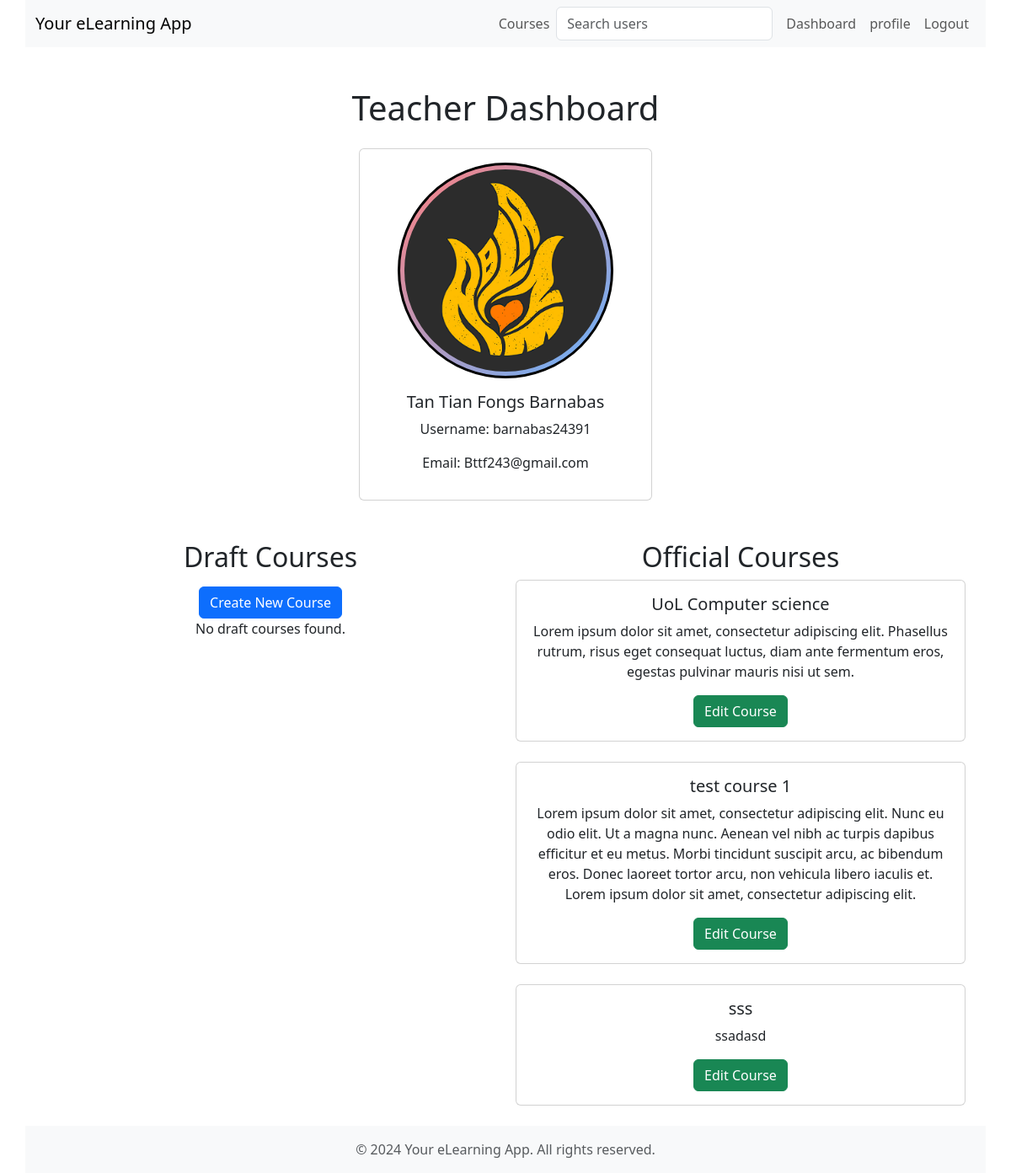
The page /dashboard/ (signed in) on the database its author committed.
### eLearning/models.py (models this page shows, shortened)
class User(AbstractUser):
    STUDENT = 'student'
    TEACHER = 'teacher'
    USER_TYPE_CHOICES = [
        (STUDENT, _('Student')),
        (TEACHER, _('Teacher')),
    ]
    user_type = models.CharField(
        _('User type'),
        max_length=20,
        choices=USER_TYPE_CHOICES,
        default=STUDENT,
    )
    photo = models.ImageField(upload_to=profile_picture_upload_path, null=True, blank=True, default='/photos/default_profile_picture.png')
    date_of_birth = models.DateField(_('Date of Birth'), null=True, blank=True)
    first_name = models.CharField(_('First name'), max_length=30)
    last_name = models.CharField(_('Last name'), max_length=150)
    email = models.EmailField(_('Email address'), max_length=254)
    USERNAME_FIELD = 'username'
    REQUIRED_FIELDS = ['email', 'first_name', 'last_name', 'date_of_birth', 'user_type']
    def get_full_name(self):
        return f"{self.first_name} {self.last_name}"
    class Meta:
        verbose_name = _('User')
        verbose_name_plural = _('Users')
        permissions = [
        ]
        unique_together = (('username', 'email'),)

class Course(models.Model):
    DRAFT = 'draft'
    OFFICIAL = 'official'
    STATUS_CHOICES = [
        (DRAFT, _('Draft')),
        (OFFICIAL, _('Official')),
    ]
    name = models.CharField(max_length=100)
    summary = models.TextField()
    description = RichTextField()  # CKEditor
    teacher = models.ForeignKey(User, on_delete=models.CASCADE, related_name='courses_taught')
    duration_weeks = models.PositiveIntegerField(
        _('Duration (weeks)'),
        default=20,
        validators=[MinValueValidator(1)]
    )
    status = models.CharField(_('Status'), max_length=20, choices=STATUS_CHOICES, default=DRAFT)
    created_at = models.DateTimeField(auto_now_add=True)
    last_modified = models.DateTimeField(null=True)
    start_date = models.DateTimeField(null=True)
    class Meta:
        verbose_name = _('Course')
        verbose_name_plural = _('Courses')
        unique_together = ('name', 'teacher')

### eLearning/views.py (the view)
# urls.py: path('dashboard/', views.DashboardView.as_view(), name='dashboard'),
class DashboardView(View):
    @method_decorator(custom_login_required)
    def dispatch(self, request, *args, **kwargs):
        return super().dispatch(request, *args, **kwargs)
    @csrf_exempt
    def get(self, request, *args, **kwargs):
        user = request.user
        if user.user_type == User.STUDENT:
            enrollments = Enrollment.objects.filter(student=user)
            registered_courses = [enrollment.course for enrollment in enrollments]
            status_updates = StatusUpdate.objects.filter(user=user).order_by('-created_at')[:5]
            context = {
                'user': user,
                'registered_courses': registered_courses,
                'status_updates': status_updates,
            }
            return render(request, 'user/student_dashboard.html', context)
        elif user.user_type == User.TEACHER:
            teacher = request.user
            draft_courses = teacher.courses_taught.filter(status='draft')
            official_courses = teacher.courses_taught.filter(status='official')
            context = {
                'user': teacher,
                'draft_courses': draft_courses,
                'official_courses': official_courses,
                'createCourseForm': CreateCourseForm,  # Assuming CourseForm is your form for creating a new course
            }
            return render(request, 'user/teacher_dashboard.html', context)

### eLearning/templates/user/teacher_dashboard.html (shortened to what this page needs)
{% extends '../base/base.html' %}
{% load static %}
{% block content %}
<div class="container mt-5 text-center">
    <h1 class="mb-4">Teacher Dashboard</h1>
    <div class="row mb-5 d-flex align-items-center justify-content-center">
        {% include 'partials/profile_section.html' %}
    </div>
    <div class="row">
        {% if not current_user %}
        <div class="col-md-6">
            <h2>Draft Courses</h2>
            <button type="button" class="btn btn-primary mt-2" data-bs-toggle="modal" data-bs-target="#createCourseModal">Create New Course</button>
            <div class="row">
                {% for course in draft_courses %}
                <div class="col-md-12 mb-4">
                    <div class="card">
                        <div class="card-body">
                            <h5 class="card-title">{{ course.name }}</h5>
                            <p class="card-text">{{ course.summary }}</p>
                            <a href="{% url 'draft' course.id %}" class="btn btn-success">Edit Course</a>
                        </div>
                    </div>
                </div>
                {% empty %}
                <div class="col">
                    <p>No draft courses found.</p>
                </div>
                {% endfor %}
            </div>
        </div>
        {% endif %}
        {% if not current_user%}
        <section class="col-md-6">
        {% else %}
        <div class="col-md-12">
        {% endif %}
            <h2>Official Courses</h2>
            <div class="row">
                {% for course in official_courses %}
                <div class="col-md-12 mb-4">
                    <div class="card">
                        <div class="card-body">
                            <h5 class="card-title">{{ course.name }}</h5>
                            <p class="card-text">{{ course.summary }}</p>
                            <a href="{% url 'draft' course.id %}" class="btn btn-success">Edit Course</a>
                        </div>
                    </div>
                </div>
                {% empty %}
                <div class="col">
                    <p>No official courses found.</p>
                </div>
                {% endfor %}
            </div>
        </div>
    </div>
{% endblock %}

### eLearning/templates/partials/profile_section.html
{% load static %}
<div class="col-md-4">
    <div class="card d-flex align-items-center justify-content-center p-3">
        <div class="profile-picture">
            {% if user.photo %}
            <img src="{{ user.photo.url }}" alt="{{ user.username }}'s Profile Picture" class="profile-img">
            {% else %}
            <img src="{% static 'img/default_profile_picture.png' %}" alt="Default Profile Picture" class="profile-img">
            {% endif %}
        </div>
        <div class="card-body">
            <h5 class="card-title">{{ user.get_full_name }}</h5>
            <p class="card-text">Username: {{ user.username }}</p>
            <p class="card-text">Email: {{ user.email }}</p>
       </div>
    </div>
</div>

### eLearning/static/css/styles.css (style rules this page uses)
.profile-picture { width: 256px; height: 256px; border-radius: 50%; overflow: hidden; border: 3px solid black; background-image: linear-gradient(to bottom right, #ff8080, #66b3ff); }
.profile-img { width: 100%; height: 100%; object-fit: cover; border-radius: 50%; border: 5px solid transparent; }

### rows shown on the page
User: photo (picture), get_full_name "Tan Tian Fongs Barnabas", username "barnabas24391", email "Bttf243@gmail.com"
Course: name "UoL Computer science", summary "Lorem ipsum dolor sit amet, consectetur adipiscing elit. Phasellus rutrum, risus eget consequat luctus, diam ante fermentum eros, egestas pulvinar mauris nisi ut sem."
Course: name "test course 1", summary "Lorem ipsum dolor sit amet, consectetur adipiscing elit. Nunc eu odio elit. Ut a magna nunc. Aenean vel nibh ac turpis dapibus efficitur et eu metus. Morbi tincidunt suscipit arcu, ac bibendum eros. Donec laoreet tortor arcu, non vehicula libero iaculis et. Lorem ipsum dolor sit amet, consectetur adipiscing elit."
Course: name "sss", summary "ssadasd"
